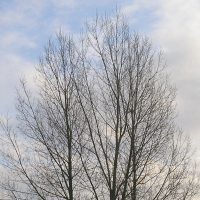
#> input picture images/steganography.png, 200 x 200 px
$ jupyter execute 27-12-2017-steganography-python.ipynb   (shell and % lines are left out)
#> lines starting #> are read from the running program, lines starting #| are printed output that depends on the picture
**Steganography** - is the practice of concealing a file, message, image, or video within another file,
message, image, or video. The word steganography combines the Greek words steganos (στεγανός), meaning
"covered, concealed, or protected," and graphein (γράφειν) meaning "writing".

images as represented by red, green, blue (RGB) scale in different color code. The notebook covers the below example of this image.

Image of a tree with a steganographically hidden image. The hidden image is revealed by removing all but the two least significant bits of each color component and a subsequent normalization. The hidden image is shown below.

## Load packages
___

we are using PIL, numpy and matplotlib to load images, convert images to arrays and plot images

[cell 1]
import numpy as np
import matplotlib.pyplot as plt
from PIL import Image

Load the image from directory images

[cell 2]
img = Image.open('../images/steganography.png')
#> img is the input picture: PIL image 200x200 RGB; mean R, G, B 168.9, 170.2, 175.3

Display original image for steganography

[cell 3]
img

Covert image to numpy array

[cell 4]
X = np.asarray(img)

Display the shape/dimension of the array

[cell 5]
X.shape
#> Out = (200, 200, 3)

Assigning the length, width and color shape from **X.shape**

[cell 6]
[length, width, rgb] = X.shape
#> length = 200; width = 200; rgb = 3

1. Setting the mask to the largest two digits bits
2. Setting the image to zeros for decoding
3. Set make up color to 6 make it darker a bit better

[cell 7]
mask = 3
image_dec = np.zeros((length, width, rgb))
makeup_color = 6

Decoding the image with numpy bitwise_and operator to reveal the hidden image

[cell 8]
for row in range(length):
    for column in range(width):
        for color_type in range(rgb):
            new_image = X[row, column, color_type]
            matrix_bit = np.bitwise_and(new_image, mask)
            image_dec[row, column, color_type] = (makeup_color * makeup_color + makeup_color) * matrix_bit
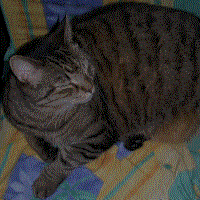
#> image_dec: shape (200, 200, 3) float64; mean R, G, B 55.1, 52.3, 48

### Showing the decoded image using matplotlib
___

> “Big Brother is Watching You.”
> <cite> ― George Orwell, 1984 </cite>

[cell 9]
plt.imshow(image_dec/np.max(image_dec))
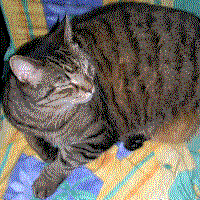
#> shown: shape (200, 200, 3) float64; mean R, G, B 0.437, 0.415, 0.381
